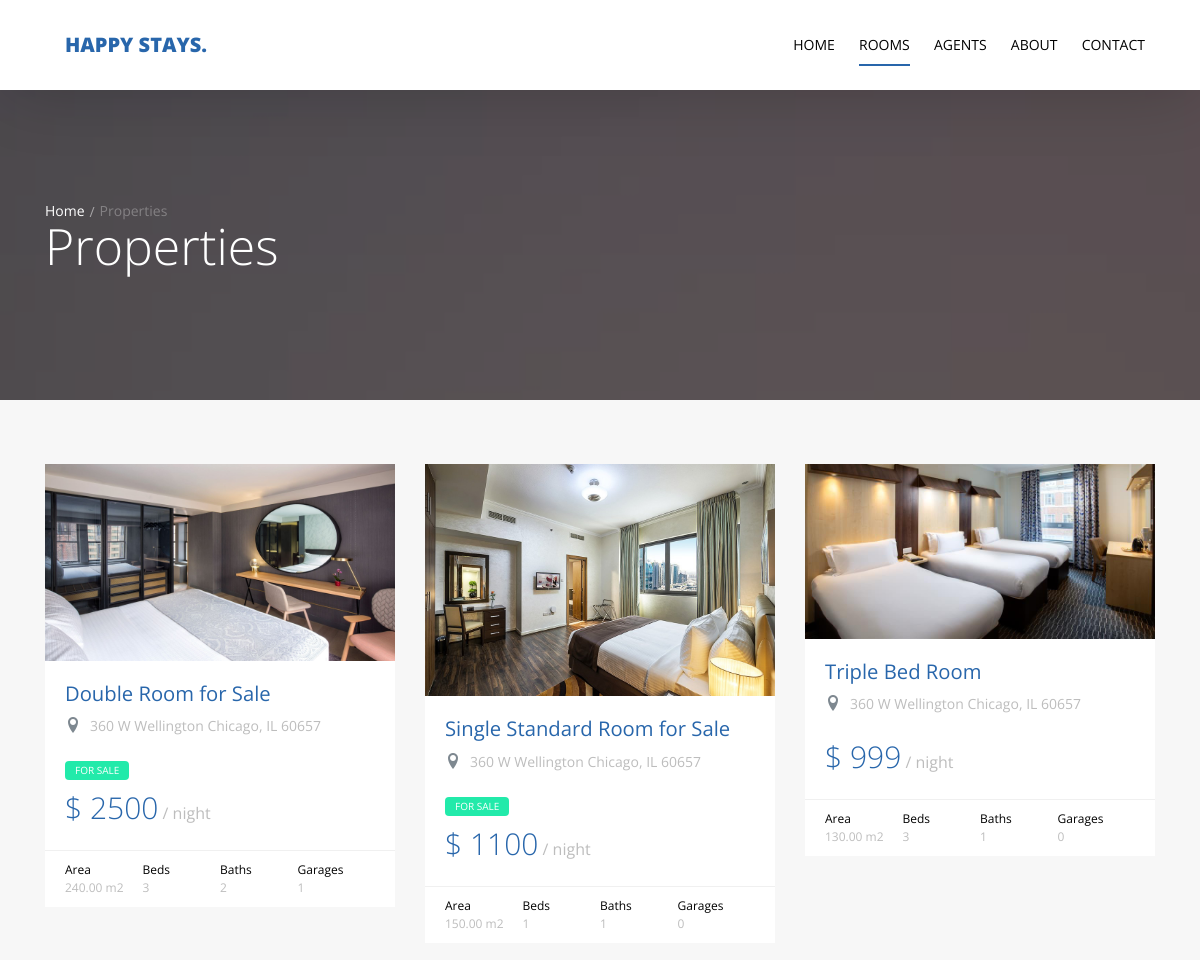
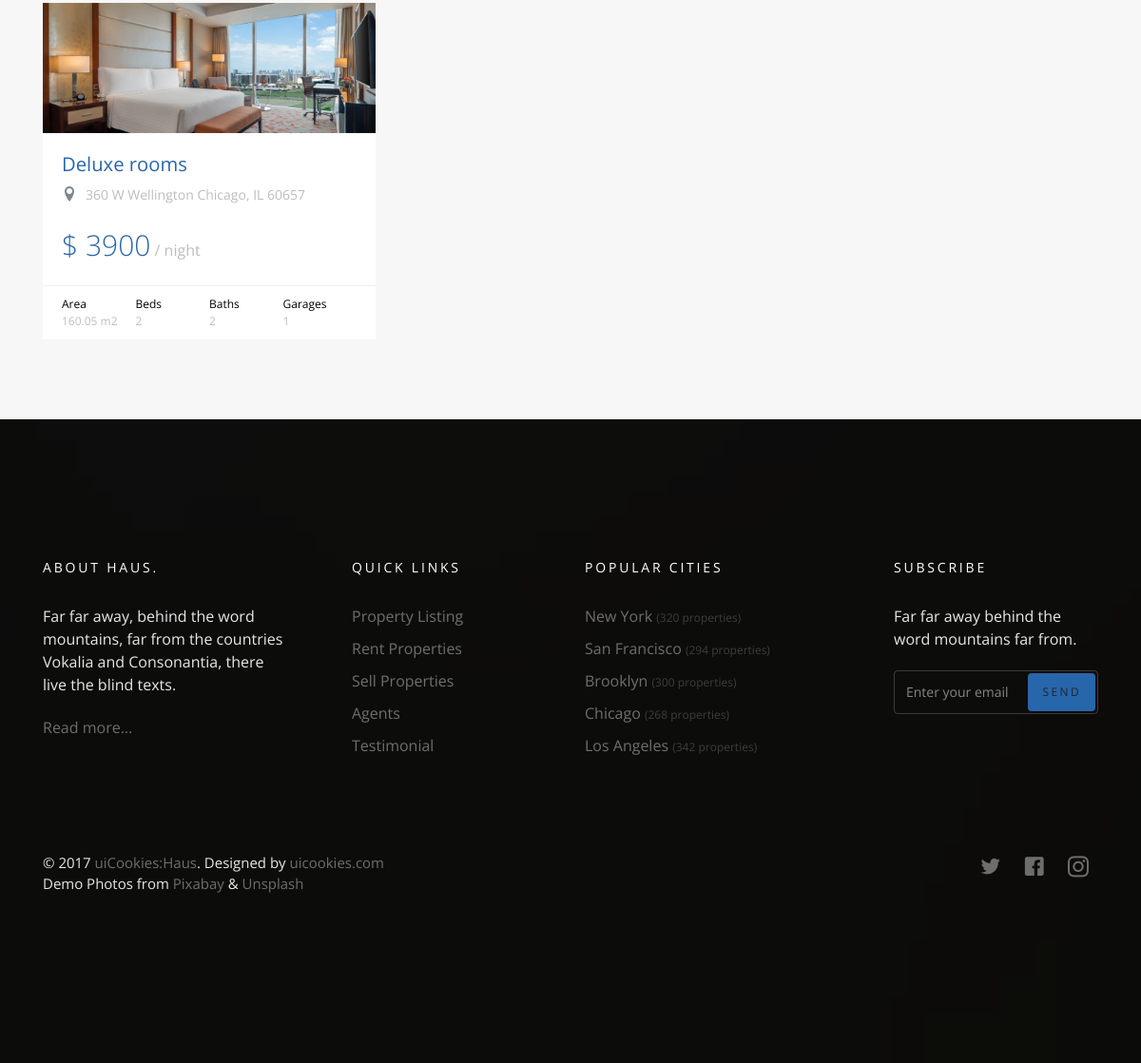
Screenshot of /property/ with the database file from the repository (2 pictures, top to bottom).
### property/models.py (models this page shows)
class Property(models.Model):
    name = models.CharField(max_length=50)
    property_type = models.CharField(choices=property_type, max_length=10)
    area = models.DecimalField(decimal_places=2, max_digits=8)
    price = models.PositiveIntegerField()
    category = models.ForeignKey(
        'Category', null=True, on_delete=models.SET_NULL)
    bed_count = models.PositiveIntegerField()
    bath_count = models.PositiveIntegerField()
    garage_count = models.PositiveIntegerField()
    image = models.ImageField(upload_to='property/', null=True)
    location = models.CharField(max_length=50, null=True)
    def __str__(self):
        return self.name
    class Meta:
        verbose_name = "Property"
        verbose_name_plural = "Rooms"

### property/views.py (the view)
# urls.py: path('', views.property_list, name="property_list"),
def property_list(request):
    property_list = Property.objects.all()
    template = "property/list.html"
    rooms_search_keyword = request.GET.get('search_bar', '')
    property_type = request.GET.get('property_type', '')
    if rooms_search_keyword or property_type:
        property_list = property_list.filter(
            Q(name__icontains=rooms_search_keyword) &
            Q(property_type=property_type)
        )
    context = {
        "property_list": property_list
    }
    return render(request, template, context)

### property/templates/property/list.html (shortened to what this page needs)
{% extends "base.html" %} {% block body %}
<section class="probootstrap-slider flexslider2 page-inner">
  <div class="overlay"></div>
  <div class="probootstrap-wrap-banner">
    <div class="container">
      <div class="row">
        <div class="col-md-8">
          <div class="page-title probootstrap-animate">
            <div class="probootstrap-breadcrumbs">
              <a href="#">Home</a><span>Properties</span>
            </div>
            <h1>Properties</h1>
          </div>
        </div>
      </div>
    </div>
  </div>
  <ul class="slides">
    <li style="background-image: url(img/slider_1.jpg)"></li>
  </ul>
</section>
<section class="probootstrap-section probootstrap-section-lighter">
  <div class="container">
    <div class="row">
      {% if property_list %}
        {% for property in property_list %}
          <div class="col-md-4 col-sm-6">
            <div class="probootstrap-card probootstrap-listing">
              <div class="probootstrap-card-media">
                <img
                  src="{{property.image.url}}"
                  class="img-responsive"
                  alt="Free HTML5 Template by uicookies.com"
                />
              </div>
              <div class="probootstrap-card-text">
                <h2 class="probootstrap-card-heading">
                  <a href="{% url 'property:property_detail' property.id %}"
                    >{{property}}</a
                  >
                </h2>
                <div class="probootstrap-listing-location">
                  <i class="icon-location2"></i>
                  <span>360 W Wellington Chicago, IL 60657</span>
                </div>
                <div class="probootstrap-listing-category for-sale">
                  {% if property.property_type == 'S' %}
                  <span>for sale</span>
                  {% endif %}
                </div>
                <div class="probootstrap-listing-price">
                  <strong>$ {{property.price}}</strong> / night
                </div>
              </div>
              <div class="probootstrap-card-extra">
                <ul>
                  <li>
                    Area
                    <span>{{property.area}} m2</span>
                  </li>
                  <li>
                    Beds
                    <span>{{property.bed_count}}</span>
                  </li>
                  <li>
                    Baths
                    <span>{{property.bath_count}}</span>
                  </li>
                  <li>
                    Garages
                    <span>{{property.garage_count}}</span>
                  </li>
                </ul>
              </div>
            </div>
          </div>
        {% endfor %}
      {% else %}
          <div class="col-md-4 col-sm-6">
            <h2>No Room Found!</h2>
          </div>
      {% endif %}
    </div>
  </div>
</section>
{% endblock body %}

### rows the page displays
Property: image (picture), name "Double Room for Sale", property_type "FOR SALE", price "2500", area "240.00", bed_count "3", bath_count "2", garage_count "1"
Property: image (picture), name "Single Standard Room for Sale", property_type "FOR SALE", price "1100", area "150.00", bed_count "1", bath_count "1", garage_count "0"
Property: image (picture), name "Triple Bed Room", price "999", area "130.00", bed_count "3", bath_count "1", garage_count "0"
Property: image (picture), name "Deluxe rooms", price "3900", area "160.05", bed_count "2", bath_count "2", garage_count "1"
